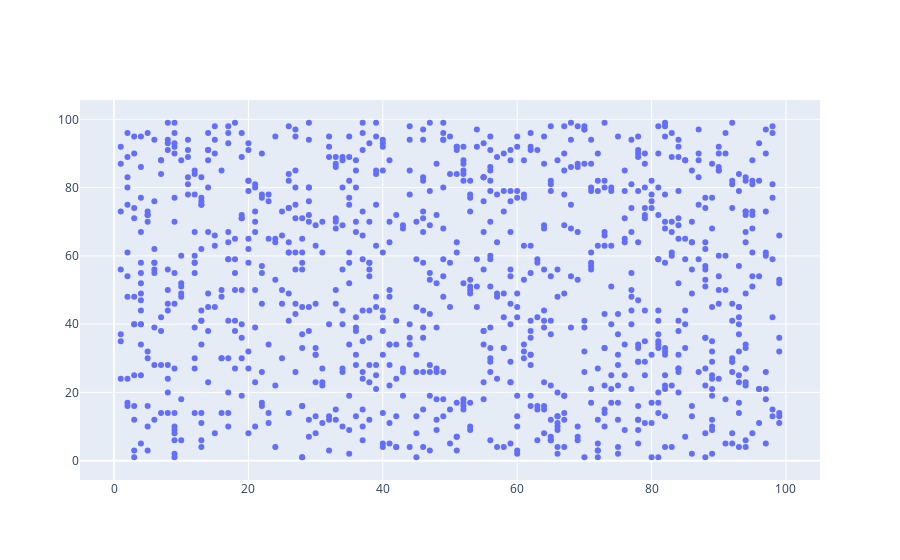

Here is the notebook cell this chart was saved with:
### Markdown cell above
### 1b) Create simple scatter plot

We are creating the first and the simplest scatter plot.

The compulsory component we need to provide to create a plot is <i> data component </i>. What we do is:

1) create data component with go.Scatter() where we specify data on x and y axes, and type of plot

2) create figure with go.Figure(), where we provide the components for the plot (such as <i> data component </i>)

3) show the plot with fig.show()

### Code cell
import plotly.graph_objs as go

data_component = go.Scatter(x=random_X,
                            y=random_y,
                            mode='markers')

fig = go.Figure(data=data_component)

fig.show()

### Figure 1 — Plotly figure (JSON) as saved in the notebook; plotly's stock layout.template omitted (floating-point values rounded to 4 significant figures; data arrays with more than 128 entries replaced by an {"elided": "..."} marker saying what was removed)
{"data": [{"mode": "markers", "type": "scatter", "x": {"elided": "1000 int values"}, "y": {"elided": "1000 int values"}}], "layout": {}}
